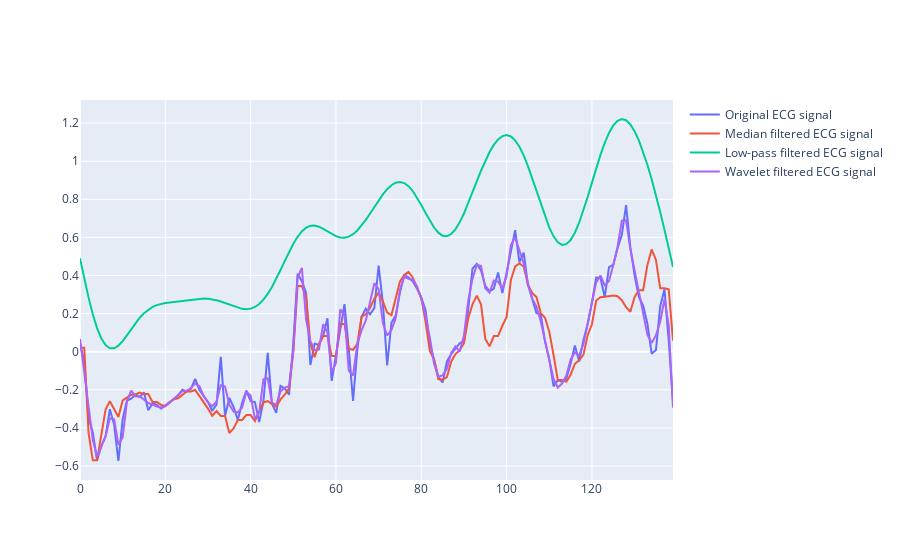

Notebook code for this chart:
### Markdown cell above
filter data plots

### Code cell
# Plot original ECG signal
fig = go.Figure()
fig.add_trace(go.Scatter(x=np.arange(ecg_data.shape[0]), y=ecg_data[30], mode='lines', name='Original ECG signal'))
# Plot filtered ECG signals
fig.add_trace(go.Scatter(x=np.arange(ecg_medfilt.shape[0]), y=ecg_medfilt[30], mode='lines', name='Median filtered ECG signal'))
fig.add_trace(go.Scatter(x=np.arange(ecg_lowpass.shape[0]), y=ecg_lowpass[30], mode='lines', name='Low-pass filtered ECG signal'))
fig.add_trace(go.Scatter(x=np.arange(ecg_wavelet.shape[0]), y=ecg_wavelet[30], mode='lines', name='Wavelet filtered ECG signal'))
fig.show()

### Figure 1 — Plotly figure (JSON) as saved in the notebook; plotly's stock layout.template omitted (floating-point values rounded to 4 significant figures; data arrays with more than 128 entries replaced by an {"elided": "..."} marker saying what was removed)
{"data": [{"mode": "lines", "name": "Original ECG signal", "type": "scatter", "x": {"elided": "2627 int values"}, "y": {"elided": "140 float values"}}, {"mode": "lines", "name": "Median filtered ECG signal", "type": "scatter", "x": {"elided": "2627 int values"}, "y": {"elided": "140 float values"}}, {"mode": "lines", "name": "Low-pass filtered ECG signal", "type": "scatter", "x": {"elided": "2627 int values"}, "y": {"elided": "140 float values"}}, {"mode": "lines", "name": "Wavelet filtered ECG signal", "type": "scatter", "x": {"elided": "2627 int values"}, "y": {"elided": "140 float values"}}], "layout": {}}
